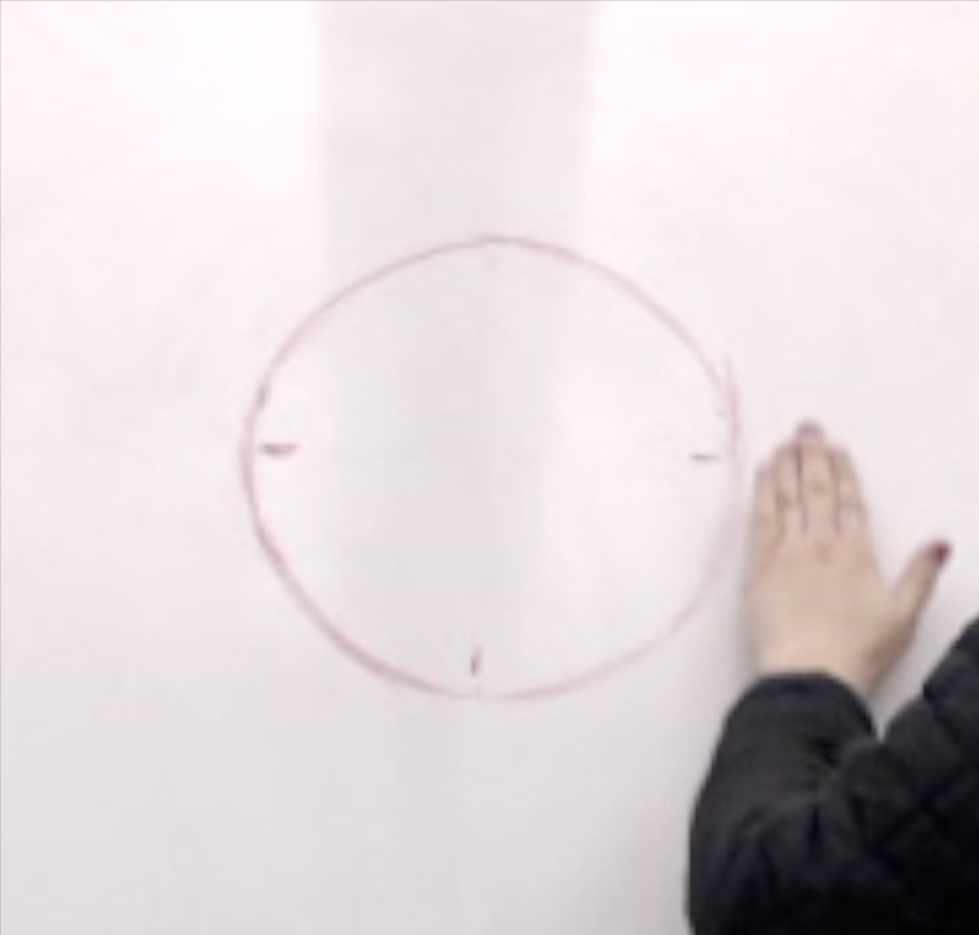
#> input picture rotary/L_0/1.png, 1958 x 1870 px (shown at 1/2 size); the run also reads 3 pictures not shown here
$ jupyter execute --allow-errors Rotary_ML.ipynb   (shell and % lines are left out)   (older library calls are emulated)
#> lines starting #> are read from the running program, lines starting #| are printed output that depends on the picture; after the words box and inside, x2 and y2 are one past the last pixel; in counts of white or black regions, pixels touching at a corner belong together
[cell 1]
import numpy as np
import scipy as sc
from scipy import signal
import matplotlib.pyplot as plt
import scipy.io.wavfile as wavfile
import numpy as np
import scipy as sc
from scipy import signal
import matplotlib.pyplot as plt
import scipy.io.wavfile as wavfile
import cv2
import numpy as np
print ('Importing Libraries')
#Feel free to add any libraries you need to here
import numpy as np
from sklearn.model_selection import KFold, cross_val_score
from sklearn.ensemble import RandomForestClassifier
from sklearn.svm import SVC
from sklearn.neural_network import MLPClassifier
from sklearn.linear_model import LogisticRegression
from sklearn.neighbors import KNeighborsClassifier
from sklearn.preprocessing import *
from sklearn.preprocessing import Normalizer
import matplotlib.pyplot as plt
from matplotlib.colors import ListedColormap
import pickle

cv2.imshow('image',K1)
cv2.waitKey(0)
cv2.destroyAllWindows()

[cell 2]
###### hand data
K1 = cv2.imread('rotary/L_0/1.png',1)
#> K1 is the input picture: shape (1870, 1958, 3); mean B, G, R 216.2, 213.5, 221.8
K2 = cv2.imread('rotary/L_0/2.png',1)
K3 = cv2.imread('rotary/L_0/3.png',1)
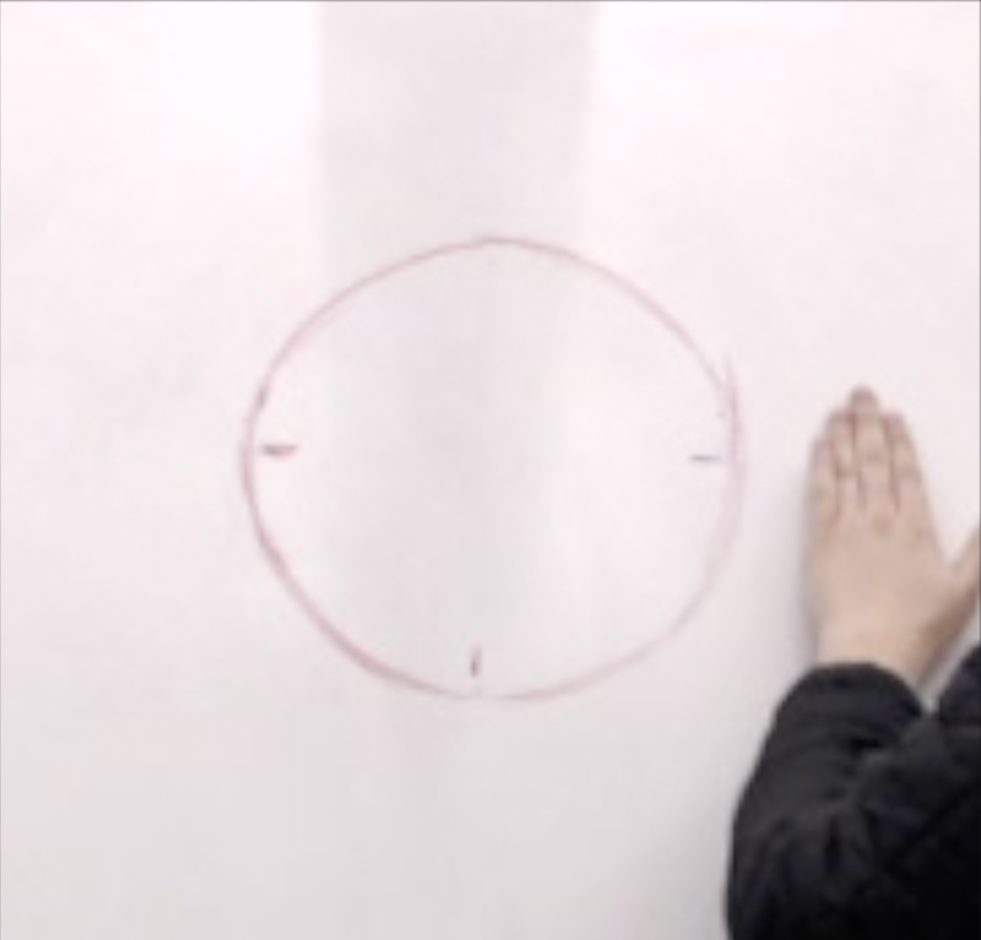
#> input picture rotary/L_0/3.png, 1962 x 1880 px (shown at 1/2 size)
#> K3 is the input picture: shape (1880, 1962, 3); mean B, G, R 217.5, 214.9, 223.5
K4 = cv2.imread('rotary/L_0/4.png',1)
K5 = cv2.imread('rotary/L_0/5.png',1)
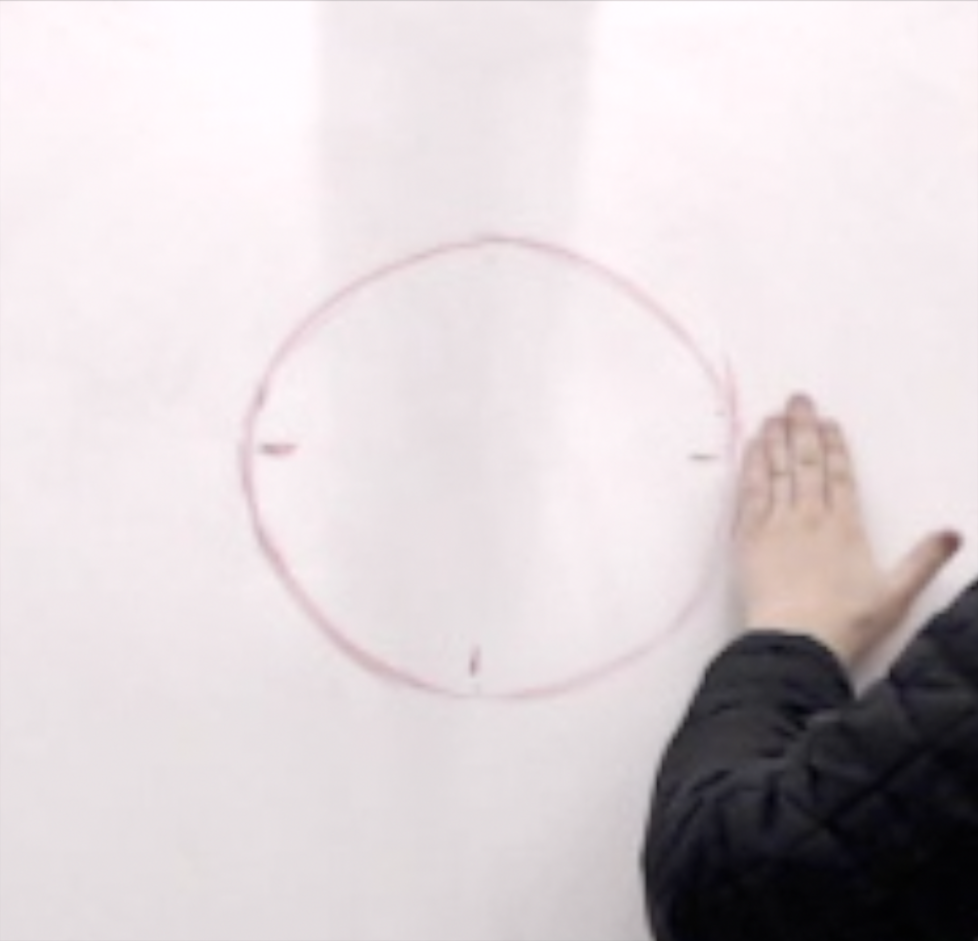
#> input picture rotary/L_0/5.png, 1956 x 1882 px (shown at 1/2 size)
#> K5 is the input picture: shape (1882, 1956, 3); mean B, G, R 210.8, 208, 216.2
K6 = cv2.imread('rotary/L_0/6.png',1)
K7 = cv2.imread('rotary/L_0/7.png',1)
K8 = cv2.imread('rotary/L_0/8.png',1)
K9 = cv2.imread('rotary/L_0/9.png',1)
K10 = cv2.imread('rotary/L_0/10.png',1)
K11 = cv2.imread('rotary/L_0/11.png',1)
K12 = cv2.imread('rotary/L_0/12.png',1)
K13 = cv2.imread('rotary/L_0/13.png',1)
K14 = cv2.imread('rotary/L_0/14.png',1)
K15 = cv2.imread('rotary/L_0/15.png',1)
#Left hand 0
K16 = cv2.imread('rotary/R_0/1.png',1)
K17 = cv2.imread('rotary/R_0/2.png',1)
K18 = cv2.imread('rotary/R_0/3.png',1)
K19 = cv2.imread('rotary/R_0/4.png',1)
K20 = cv2.imread('rotary/R_0/5.png',1)
K21 = cv2.imread('rotary/R_0/6.png',1)
K22 = cv2.imread('rotary/R_0/7.png',1)
K23 = cv2.imread('rotary/R_0/8.png',1)
K24 = cv2.imread('rotary/R_0/9.png',1)
K25 = cv2.imread('rotary/R_0/10.png',1)
K26 = cv2.imread('rotary/R_0/11.png',1)
K27 = cv2.imread('rotary/R_0/12.png',1)
K28 = cv2.imread('rotary/R_0/13.png',1)
K29 = cv2.imread('rotary/R_0/14.png',1)
K30 = cv2.imread('rotary/R_0/15.png',1)
#right hand 0

J1 = cv2.imread('rotary/L_45/1.png',1)
J2 = cv2.imread('rotary/L_45/2.png',1)
J3 = cv2.imread('rotary/L_45/3.png',1)
J4 = cv2.imread('rotary/L_45/4.png',1)
J5 = cv2.imread('rotary/L_45/5.png',1)
J6 = cv2.imread('rotary/L_45/6.png',1)
J7 = cv2.imread('rotary/L_45/7.png',1)
J8 = cv2.imread('rotary/L_45/8.png',1)
J9 = cv2.imread('rotary/L_45/9.png',1)
J10 = cv2.imread('rotary/L_45/10.png',1)
J11 = cv2.imread('rotary/L_45/11.png',1)
J12 = cv2.imread('rotary/L_45/12.png',1)
J13 = cv2.imread('rotary/L_45/13.png',1)
J14 = cv2.imread('rotary/L_45/14.png',1)
J15 = cv2.imread('rotary/L_45/15.png',1)
#Left hand 45
J16 = cv2.imread('rotary/R_45/1.png',1)
J17 = cv2.imread('rotary/R_45/2.png',1)
J18 = cv2.imread('rotary/R_45/3.png',1)
J19 = cv2.imread('rotary/R_45/4.png',1)
J20 = cv2.imread('rotary/R_45/5.png',1)
J21 = cv2.imread('rotary/R_45/6.png',1)
J22 = cv2.imread('rotary/R_45/7.png',1)
J23 = cv2.imread('rotary/R_45/8.png',1)
J24 = cv2.imread('rotary/R_45/9.png',1)
J25 = cv2.imread('rotary/R_45/10.png',1)
J26 = cv2.imread('rotary/R_45/11.png',1)
J27 = cv2.imread('rotary/R_45/12.png',1)
J28 = cv2.imread('rotary/R_45/13.png',1)
J29 = cv2.imread('rotary/R_45/14.png',1)
J30 = cv2.imread('rotary/R_45/15.png',1)
#right hand 45

K31 = cv2.imread('rotary/L_90/1.png',1)
K32 = cv2.imread('rotary/L_90/2.png',1)
K33 = cv2.imread('rotary/L_90/3.png',1)
K34 = cv2.imread('rotary/L_90/4.png',1)
K35 = cv2.imread('rotary/L_90/5.png',1)
K36 = cv2.imread('rotary/L_90/6.png',1)
K37 = cv2.imread('rotary/L_90/7.png',1)
K38 = cv2.imread('rotary/L_90/8.png',1)
K39 = cv2.imread('rotary/L_90/9.png',1)
K40 = cv2.imread('rotary/L_90/10.png',1)
K41 = cv2.imread('rotary/L_90/11.png',1)
K42 = cv2.imread('rotary/L_90/12.png',1)
K43 = cv2.imread('rotary/L_90/13.png',1)
K44 = cv2.imread('rotary/L_90/14.png',1)
K45 = cv2.imread('rotary/L_90/15.png',1)
#left hand 90
K46 = cv2.imread('rotary/R_90/1.png',1)
K47 = cv2.imread('rotary/R_90/2.png',1)
K48 = cv2.imread('rotary/R_90/3.png',1)
K49 = cv2.imread('rotary/R_90/4.png',1)
K50 = cv2.imread('rotary/R_90/5.png',1)
K51 = cv2.imread('rotary/R_90/6.png',1)
K52 = cv2.imread('rotary/R_90/7.png',1)
K53 = cv2.imread('rotary/R_90/8.png',1)
K54 = cv2.imread('rotary/R_90/9.png',1)
K55 = cv2.imread('rotary/R_90/10.png',1)
K56 = cv2.imread('rotary/R_90/11.png',1)
K57 = cv2.imread('rotary/R_90/12.png',1)
K58 = cv2.imread('rotary/R_90/13.png',1)
K59 = cv2.imread('rotary/R_90/14.png',1)
K60 = cv2.imread('rotary/R_90/15.png',1)
#Right hand 90

J31 = cv2.imread('rotary/L_135/1.png',1)
J32 = cv2.imread('rotary/L_135/2.png',1)
J33 = cv2.imread('rotary/L_135/3.png',1)
J34 = cv2.imread('rotary/L_135/4.png',1)
J35 = cv2.imread('rotary/L_135/5.png',1)
J36 = cv2.imread('rotary/L_135/6.png',1)
J37 = cv2.imread('rotary/L_135/7.png',1)
J38 = cv2.imread('rotary/L_135/8.png',1)
J39 = cv2.imread('rotary/L_135/9.png',1)
J40 = cv2.imread('rotary/L_135/10.png',1)
J41 = cv2.imread('rotary/L_135/11.png',1)
J42 = cv2.imread('rotary/L_135/12.png',1)
J43 = cv2.imread('rotary/L_135/13.png',1)
J44 = cv2.imread('rotary/L_135/14.png',1)
J45 = cv2.imread('rotary/L_135/15.png',1)
#left hand 135
J46 = cv2.imread('rotary/R_135/1.png',1)
J47 = cv2.imread('rotary/R_135/2.png',1)
J48 = cv2.imread('rotary/R_135/3.png',1)
J49 = cv2.imread('rotary/R_135/4.png',1)
J50 = cv2.imread('rotary/R_135/5.png',1)
J51 = cv2.imread('rotary/R_135/6.png',1)
J52 = cv2.imread('rotary/R_135/7.png',1)
J53 = cv2.imread('rotary/R_135/8.png',1)
J54 = cv2.imread('rotary/R_135/9.png',1)
J55 = cv2.imread('rotary/R_135/10.png',1)
J56 = cv2.imread('rotary/R_135/11.png',1)
J57 = cv2.imread('rotary/R_135/12.png',1)
J58 = cv2.imread('rotary/R_135/13.png',1)
J59 = cv2.imread('rotary/R_135/14.png',1)
J60 = cv2.imread('rotary/R_135/15.png',1)
#Right hand 135


K61 = cv2.imread('rotary/L_180/1.png',1)
K62 = cv2.imread('rotary/L_180/2.png',1)
K63 = cv2.imread('rotary/L_180/3.png',1)
K64 = cv2.imread('rotary/L_180/4.png',1)
K65 = cv2.imread('rotary/L_180/5.png',1)
K66 = cv2.imread('rotary/L_180/6.png',1)
K67 = cv2.imread('rotary/L_180/7.png',1)
K68 = cv2.imread('rotary/L_180/8.png',1)
K69 = cv2.imread('rotary/L_180/9.png',1)
K70 = cv2.imread('rotary/L_180/10.png',1)
K71 = cv2.imread('rotary/L_180/11.png',1)
K72 = cv2.imread('rotary/L_180/12.png',1)
K73 = cv2.imread('rotary/L_180/13.png',1)
K74 = cv2.imread('rotary/L_180/14.png',1)
K75 = cv2.imread('rotary/L_180/15.png',1)
#Left hand 180
K76 = cv2.imread('rotary/R_180/1.png',1)
K77 = cv2.imread('rotary/R_180/2.png',1)
K78 = cv2.imread('rotary/R_180/3.png',1)
K79 = cv2.imread('rotary/R_180/4.png',1)
K80 = cv2.imread('rotary/R_180/5.png',1)
K81 = cv2.imread('rotary/R_180/6.png',1)
K82 = cv2.imread('rotary/R_180/7.png',1)
K83 = cv2.imread('rotary/R_180/8.png',1)
K84 = cv2.imread('rotary/R_180/9.png',1)
K85 = cv2.imread('rotary/R_180/10.png',1)
K86 = cv2.imread('rotary/R_180/11.png',1)
K87 = cv2.imread('rotary/R_180/12.png',1)
K88 = cv2.imread('rotary/R_180/13.png',1)
K89 = cv2.imread('rotary/R_180/14.png',1)
K90 = cv2.imread('rotary/R_180/15.png',1)
#Right hand 180

J61 = cv2.imread('rotary/L_225/1.png',1)
J62 = cv2.imread('rotary/L_225/2.png',1)
J63 = cv2.imread('rotary/L_225/3.png',1)
J64 = cv2.imread('rotary/L_225/4.png',1)
J65 = cv2.imread('rotary/L_225/5.png',1)
J66 = cv2.imread('rotary/L_225/6.png',1)
J67 = cv2.imread('rotary/L_225/7.png',1)
J68 = cv2.imread('rotary/L_225/8.png',1)
J69 = cv2.imread('rotary/L_225/9.png',1)
J70 = cv2.imread('rotary/L_225/10.png',1)
J71 = cv2.imread('rotary/L_225/11.png',1)
J72 = cv2.imread('rotary/L_225/12.png',1)
J73 = cv2.imread('rotary/L_225/13.png',1)
J74 = cv2.imread('rotary/L_225/14.png',1)
J75 = cv2.imread('rotary/L_225/15.png',1)
#Left hand 225
J76 = cv2.imread('rotary/R_225/1.png',1)
J77 = cv2.imread('rotary/R_225/2.png',1)
J78 = cv2.imread('rotary/R_225/3.png',1)
J79 = cv2.imread('rotary/R_225/4.png',1)
J80 = cv2.imread('rotary/R_225/5.png',1)
J81 = cv2.imread('rotary/R_225/6.png',1)
J82 = cv2.imread('rotary/R_225/7.png',1)
J83 = cv2.imread('rotary/R_225/8.png',1)
J84 = cv2.imread('rotary/R_225/9.png',1)
J85 = cv2.imread('rotary/R_225/10.png',1)
J86 = cv2.imread('rotary/R_225/11.png',1)
J87 = cv2.imread('rotary/R_225/12.png',1)
J88 = cv2.imread('rotary/R_225/13.png',1)
J89 = cv2.imread('rotary/R_225/14.png',1)
J90 = cv2.imread('rotary/R_225/15.png',1)
#Right hand 225

K91 = cv2.imread('rotary/L_270/1.png',1)
K92 = cv2.imread('rotary/L_270/2.png',1)
K93 = cv2.imread('rotary/L_270/3.png',1)
K94 = cv2.imread('rotary/L_270/4.png',1)
K95 = cv2.imread('rotary/L_270/5.png',1)
K96 = cv2.imread('rotary/L_270/6.png',1)
K97 = cv2.imread('rotary/L_270/7.png',1)
K98 = cv2.imread('rotary/L_270/8.png',1)
K99 = cv2.imread('rotary/L_270/9.png',1)
K100 = cv2.imread('rotary/L_270/10.png',1)
K101 = cv2.imread('rotary/L_270/11.png',1)
K102 = cv2.imread('rotary/L_270/12.png',1)
K103 = cv2.imread('rotary/L_270/13.png',1)
K104 = cv2.imread('rotary/L_270/14.png',1)
K105 = cv2.imread('rotary/L_270/15.png',1)
#Left hand 270
K106 = cv2.imread('rotary/R_270/1.png',1)
K107 = cv2.imread('rotary/R_270/2.png',1)
K108 = cv2.imread('rotary/R_270/3.png',1)
K109 = cv2.imread('rotary/R_270/4.png',1)
K110 = cv2.imread('rotary/R_270/5.png',1)
K111 = cv2.imread('rotary/R_270/6.png',1)
K112 = cv2.imread('rotary/R_270/7.png',1)
K113 = cv2.imread('rotary/R_270/8.png',1)
K114 = cv2.imread('rotary/R_270/9.png',1)
K115 = cv2.imread('rotary/R_270/10.png',1)
K116 = cv2.imread('rotary/R_270/11.png',1)
K117 = cv2.imread('rotary/R_270/12.png',1)
K118 = cv2.imread('rotary/R_270/13.png',1)
K119 = cv2.imread('rotary/R_270/14.png',1)
K120 = cv2.imread('rotary/R_270/15.png',1)
#RIGHT hand 270


J91 = cv2.imread('rotary/L_315/1.png',1)
J92 = cv2.imread('rotary/L_315/2.png',1)
J93 = cv2.imread('rotary/L_315/3.png',1)
J94 = cv2.imread('rotary/L_315/4.png',1)
J95 = cv2.imread('rotary/L_315/5.png',1)
J96 = cv2.imread('rotary/L_315/6.png',1)
J97 = cv2.imread('rotary/L_315/7.png',1)
J98 = cv2.imread('rotary/L_315/8.png',1)
J99 = cv2.imread('rotary/L_315/9.png',1)
J100 = cv2.imread('rotary/L_315/10.png',1)
J101 = cv2.imread('rotary/L_315/11.png',1)
J102 = cv2.imread('rotary/L_315/12.png',1)
J103 = cv2.imread('rotary/L_315/13.png',1)
J104 = cv2.imread('rotary/L_315/14.png',1)
J105 = cv2.imread('rotary/L_315/15.png',1)
#Left hand 315
J106 = cv2.imread('rotary/R_315/1.png',1)
J107 = cv2.imread('rotary/R_315/2.png',1)
J108 = cv2.imread('rotary/R_315/3.png',1)
J109 = cv2.imread('rotary/R_315/4.png',1)
J110 = cv2.imread('rotary/R_315/5.png',1)
J111 = cv2.imread('rotary/R_315/6.png',1)
J112 = cv2.imread('rotary/R_315/7.png',1)
J113 = cv2.imread('rotary/R_315/8.png',1)
J114 = cv2.imread('rotary/R_315/9.png',1)
J115 = cv2.imread('rotary/R_315/10.png',1)
J116 = cv2.imread('rotary/R_315/11.png',1)
J117 = cv2.imread('rotary/R_315/12.png',1)
J118 = cv2.imread('rotary/R_315/13.png',1)
J119 = cv2.imread('rotary/R_315/14.png',1)
J120 = cv2.imread('rotary/R_315/15.png',1)
#RIGHT hand 315

Master_List = [K1,K2,K3,K4,K5,K6,K7,K8,K9,K10,K11,K12,K13,K14,K15,K16,K17,K18,K19,K20,K21,K22,K23,K24,K25,K26,K27,K28,K29,K30,J1,J2,J3,J4,J5,J6,J7,J8,J9,J10,J11,J12,J13,J14,J15,J16,J17,J18,J19,J20,J21,J22,J23,J24,J25,J26,J27,J28,J29,J30,K31,K32,K33,K34,K35,K36,K37,K38,K39,K40,K41,K42,K43,K44,K45,K46,K47,K48,K49,K50,K51,K52,K53,K54,K55,K56,K57,K58,K59,K60, J31,J32,J33,J34,J35,J36,J37,J38,J39,J40,J41,J42,J43,J44,J45,J46,J47,J48,J49,J50,J51,J52,J53,J54,J55,J56,J57,J58,J59,J60,K61,K62,K63,K64,K65,K66,K67,K68,K69,K70,K71,K72,K73,K74,K75,K76,K77,K78,K79,K80,K81,K82,K83,K84,K85,K86,K87,K88,K89,K90,J61,J62,J63,J64,J65,J66,J67,J68,J69,J70,J71,J72,J73,J74,J75,J76,J77,J78,J79,J80,J81,J82,J83,J84,J85,J86,J87,J88,J89,J90,K91,K92,K93,K94,K95,K96,K97,K98,K99,K100,K101,K102,K103,K104,K105,K106,K107,K108,K109,K110,K111,K112,K113,K114,K115,K116,K117,K118,K119,K120,J91,J92,J93,J94,J95,J96,J97,J98,J99,J100,J101,J102,J103,J104,J105,J106,J107,J108,J109,J110,J111,J112,J113,J114,J115,J116,J117,J118,J119,J120]
test= np.array(Master_List[5])
print (test.shape)
#| (1886, 1960, 3)
#> (the rest of this cell did not finish here and is left out)

combined = 0
arraylst=[]
for k in range (0,len(hand_imgs)): #selecting which picture
    arraylst.append(combined)
    combined = 0
    adding = 0

    for i in range (0,len(hand_imgs[k])): #picture selected  -selecting  x axis
        adding = hand_imgs[k][i]
        combined = adding + combined
        #print (combined)


handl= np.array(hand_imgs[1])
print (handl.shape)


arraylst= np.array(arraylst[5])
print (arraylst.shape)
print (arraylst[8])
print(np.mean(hand_imgs[1]))

#> (a cell that did not finish here is left out)

[cell 4]
img = Master_List[10]
edges = cv2.Canny(img,100,200)
#> (the rest of this cell did not finish here and is left out)

[cell 5]
src =Master_List[76]
gray = cv2.cvtColor(src, cv2.COLOR_BGR2GRAY) # convert to grayscale
blur = cv2.blur(gray, (1, 1)) # blur the image
ret, thresh = cv2.threshold(blur, 150, 255, cv2.THRESH_BINARY)
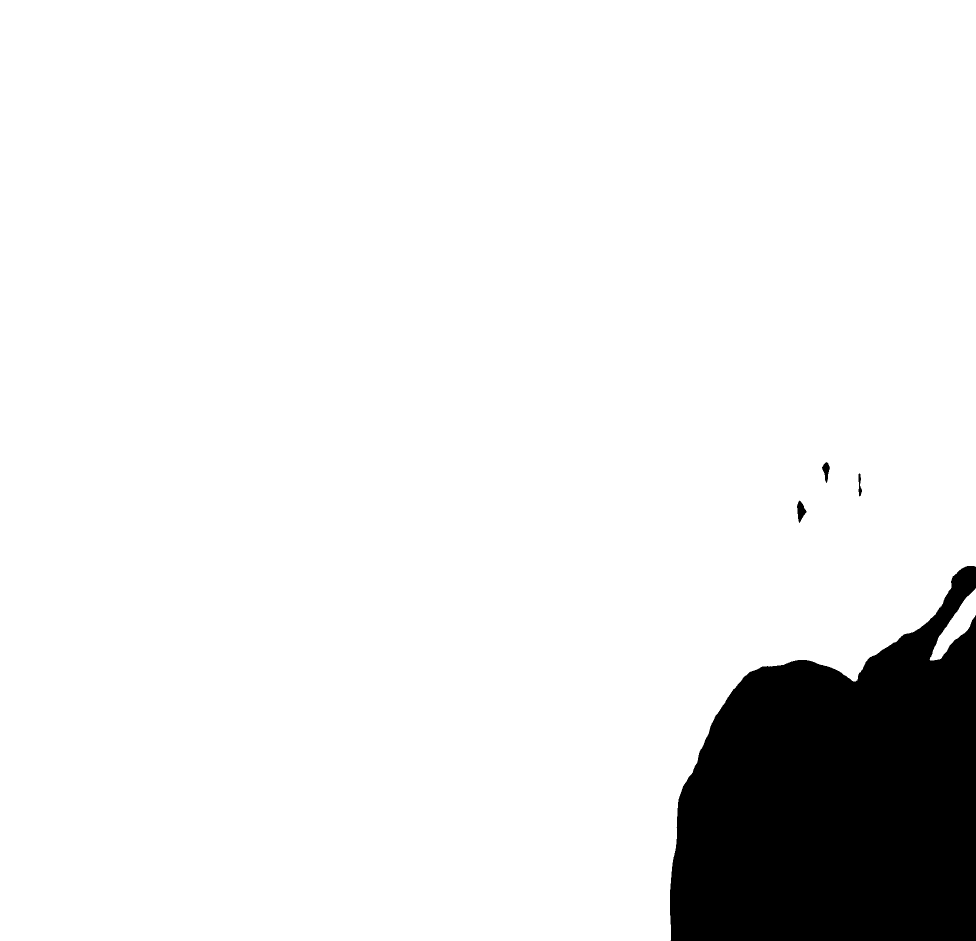
#> thresh: shape (1882, 1952) (shown at 1/2 size); 91% white; 4 black regions
im2, contours, hierarchy = cv2.findContours(thresh, cv2.RETR_TREE, cv2.CHAIN_APPROX_SIMPLE)
#> contours = 5 contours; box (x1, y1, x2, y2) and area: (0, 0, 1952, 1882) 3336494, (1859, 1176, 1952, 1321) 4412, (1593, 1000, 1614, 1047) 520, (1643, 923, 1661, 967) 390, (1716, 946, 1725, 994) 236

thresh= np.array(thresh)
print (thresh.shape)
#| (1882, 1952)

# create hull array for convex hull points
hull = []

# calculate points for each contour
for i in range(len(contours)):
    # creating convex hull object for each contour
    hull.append(cv2.convexHull(contours[i], False))
#> this loop made 5 passes
#> after the loop, hull = 5 contours; box (x1, y1, x2, y2) and area: (0, 0, 1952, 1882) 3441386, (1859, 1176, 1952, 1321) 4793, (1593, 1000, 1614, 1047) 563, (1643, 923, 1661, 967) 452, (1716, 946, 1725, 994) 299

    # create an empty black image
drawing = np.zeros((thresh.shape[0], thresh.shape[1], 3), np.uint8)

# draw contours and hull points
for i in range(len(contours)):
    color_contours = (0, 255, 0) # green - color for contours
    color = (255, 0, 0) # blue - color for convex hull
    # draw ith contour
    cv2.drawContours(drawing, contours, i, color_contours, 1, 8, hierarchy)
    # draw ith convex hull object
    cv2.drawContours(drawing, hull, i, color, 1, 8)

RGB_img = cv2.cvtColor(src, cv2.COLOR_BGR2RGB)

plt.subplot(121),plt.imshow(RGB_img,cmap = 'gray')
plt.title('Original Image'), plt.xticks([]), plt.yticks([])
plt.subplot(122),plt.imshow(im2,cmap = 'gray')
plt.title('Edge Image'), plt.xticks([]), plt.yticks([])
plt.show()

plt.subplot(121),plt.imshow(drawing,cmap = 'gray')
plt.title('Contour'), plt.xticks([]), plt.yticks([])
plt.show()


#more ref https://docs.opencv.org/master/dd/d49/tutorial_py_contour_features.html

[cell 6]
def Harshedge(k):
    gray = cv2.cvtColor(k, cv2.COLOR_BGR2GRAY) # convert to grayscale
    blur = cv2.blur(gray, (1, 1)) # blur the image
    ret, thresh = cv2.threshold(blur, 175, 255, cv2.THRESH_BINARY)
    im2, contours, hierarchy = cv2.findContours(thresh, cv2.RETR_TREE, cv2.CHAIN_APPROX_SIMPLE)
    return thresh

out=[]
y=0
fv=[]
k=[]
i=0
total_feature=[]
#> (the rest of this cell did not finish here and is left out)

def Harshedge(k):
    gray = cv2.cvtColor(k, cv2.COLOR_BGR2GRAY) # convert to grayscale
    blur = cv2.blur(gray, (1, 1)) # blur the image
    ret, thresh = cv2.threshold(blur, 175, 255, cv2.THRESH_BINARY)
    im2, contours, hierarchy = cv2.findContours(thresh, cv2.RETR_TREE, cv2.CHAIN_APPROX_SIMPLE)

    return thresh
out=[]
y=0
fv=[]
k=[]
i=0
while i < len(Master_List):
    y = Master_List[i]
    #fv.append(np.mean(y))
    #fv.append(np.std(y))
    #fv.append(np.min(y))
    fv.append(np.mean(cv2.Canny(y,175,200)))
    fv.append(np.std(cv2.Canny(y,175,200)))
    fv.append(np.mean(Harshedge(y)))
    fv.append(np.std(Harshedge(y)))
               #np.median(y)
    out.append(fv)
    fv=[]
    i=i+1

print(np.max(Master_List[3][1]))
out= np.array(out)

print (out.shape)


X = out
Y =  np.concatenate(([0.0] * 15,[1.0] * 15, [2.0] *15,[3.0] *15 , [4.0]*15, [5.0]*15, [6.0]*15,[7.0]*15))
print(X.shape)
print(Y.shape)
print(Y[1])

[cell 7]
X = out
#> X = 6 items
Y =  np.concatenate(([0.0] * 30, [45.0] * 30, [90.0] * 30, [135.0] * 30, [180.0] *30,[225.0] *30,[270.0] *30,[315.0] *30))
#Y =  np.concatenate(([0.0] *15,[1.0] * 15, [2.0] *15,[3.0] *15,[4.0] *15,[5.0] *15,[6.0] *15,[7.0] *15))
#> (the rest of this cell did not finish here and is left out)

[cell 8]
scaler = RobustScaler()
#X = scaler.fit_transform(X)
import seaborn as sns
#> (the rest of this cell did not finish here and is left out)

[cell 9]
scores = []
cv = KFold(n_splits=10, random_state=42, shuffle=True)

[cell 10]
from sklearn.neighbors import KNeighborsClassifier
knn_classifier = KNeighborsClassifier(n_neighbors=1) # changing neighboors here has a negative effect

#svm_classifier = SVC(kernel='rbf')
#svm_classifier = SVC(kernel='linear')
#svm_classifier = SVC(kernel='poly')
clf = RandomForestClassifier(n_estimators=2000)
#clf = knn_classifier #
#clf = svm_classifier
#print(fv[0])

#> (a cell that did not finish here is left out)

[cell 12]
# [6 lines left out: function Harshedge, not called in this run]


# [11 lines of commented-out code are left out]

out=[]
y=0
fv=[]
k=[]
i=0
total_feature=[]

img=cv2.imread('/Users/parkernussbaum/Desktop/Final_MS/rotary/test/L_210.png',1)

#> (the rest of this cell did not finish here and is left out)

[cell 13]
# imports
import numpy as np
import matplotlib.pyplot as plt
from sklearn.linear_model import LinearRegression
from sklearn.metrics import mean_squared_error, r2_score

# generate random data-set
x = X
#> x = 6 items
y = Y

# sckit-learn implementation

# Model initialization
regression_model = LinearRegression()
# Fit the data(train the model)
#> (the rest of this cell did not finish here and is left out)
